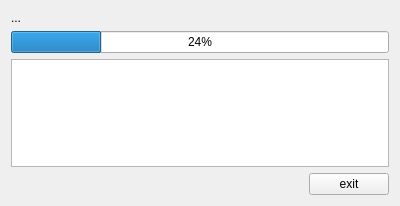
<?xml version="1.0" encoding="UTF-8"?>
<ui version="4.0">
 <class>ImportForm</class>
 <widget class="QWidget" name="ImportForm">
  <property name="geometry">
   <rect>
    <x>0</x>
    <y>0</y>
    <width>400</width>
    <height>206</height>
   </rect>
  </property>
  <property name="windowTitle">
   <string>Form</string>
  </property>
  <layout class="QGridLayout" name="gridLayout">
   <item row="4" column="1" alignment="Qt::AlignRight">
    <widget class="QPushButton" name="pb_exit">
     <property name="text">
      <string>exit</string>
     </property>
    </widget>
   </item>
   <item row="2" column="0" colspan="2">
    <widget class="QListWidget" name="lv_folders"/>
   </item>
   <item row="1" column="0" colspan="2">
    <widget class="QProgressBar" name="progb_progress">
     <property name="value">
      <number>24</number>
     </property>
    </widget>
   </item>
   <item row="0" column="0" colspan="2">
    <widget class="QLabel" name="lab_cur_folder">
     <property name="text">
      <string>...</string>
     </property>
    </widget>
   </item>
  </layout>
 </widget>
 <resources/>
 <connections/>
</ui>
